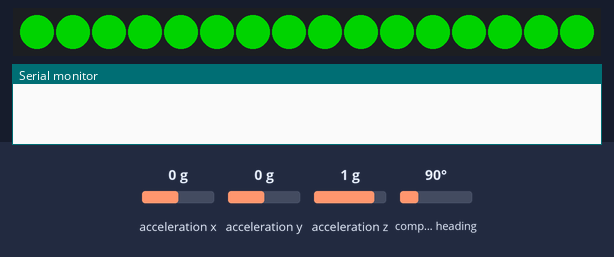
A sketch run on a simulated Arduino Nano, built with avr-gcc and run on an emulated ATmega328P. Parts: 16 RGB LEDs in strip order, left to right, the last lines printed to the serial monitor. The test bench sets the inputs (shaded band); at power-on: acceleration x 0 g, acceleration y 0 g, acceleration z 1 g, compass heading 90°. Dim RGB values are drawn brighter than linear.

Above: at 0.1 s.
At 0.79 s:
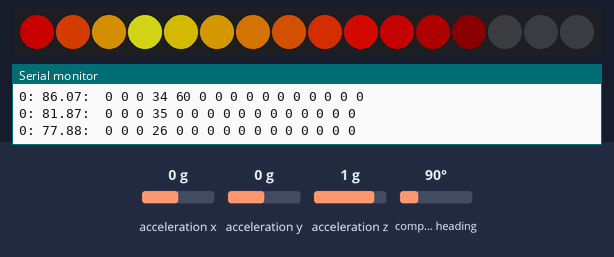
At 1.55 s:
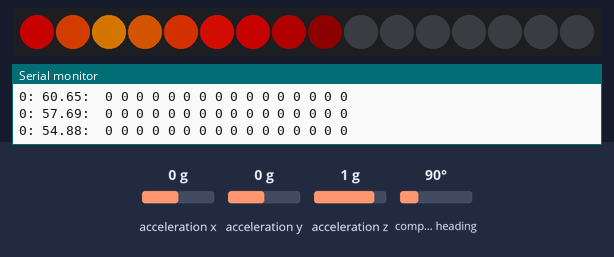
At 2.74 s:
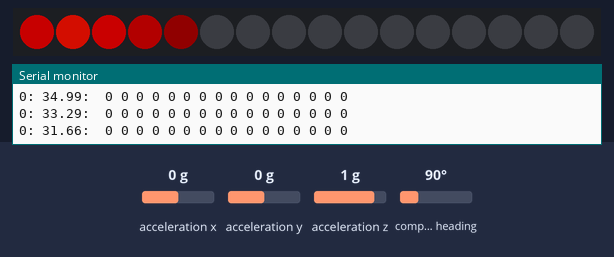
At 3.92 s:
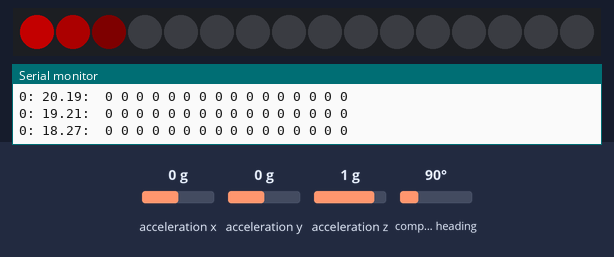
At 6.3 s:
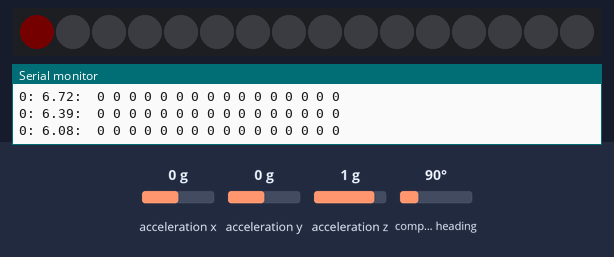

The sketch:

lightboots.ino
```cpp
#include <Wire.h>
#include <Adafruit_Sensor.h>
#include <Adafruit_BNO055.h>
#include <utility/imumaths.h>
#include <stdlib.h>
#include <math.h>
#include "FastLED.h"

/* Set the delay between fresh samples */
uint16_t BNO055_SAMPLERATE_DELAY_MS = 100;

// BNO055 accelerometer module
Adafruit_BNO055 bno = Adafruit_BNO055(55, 0x28);

#define NUM_LEDS 16
CRGB leds[NUM_LEDS];

// todo: there are bugs that assume temperature is always 0-100
#define MAX_TEMPERATURE 100
#define MIN_TEMPERATURE 0
double temperature = MAX_TEMPERATURE;
double ambient = MIN_TEMPERATURE;
double k = 0.5; // rate of cooling, higher is faster

#define RED_THRESHOLD 25
#define ORANGE_THRESHOLD 50
#define YELLOW_THRESHOLD 75
#define WHITE_THRESHOLD 100
#define HOTNESS_RATIO 0.3  // how far along the strip is the hottest point of the flame

#define BRIGHTNESS 0.5
#define SENSITIVITY 0.5  // how much to react to acceleration


void setup(void)
{
    Serial.begin(115200);
    FastLED.addLeds<NEOPIXEL, 6>(leds, NUM_LEDS);

    flash_green();

    /* Initialise the sensor */
    if (!bno.begin())
    {
        /* There was a problem detecting the BNO055 ... check your connections */
        Serial.print("Ooops, no BNO055 detected ... Check your wiring or I2C ADDR!");
        while (1);
    }
}

void loop(void)
{
    sensors_event_t linearAccelData;
    bno.getEvent(&linearAccelData, Adafruit_BNO055::VECTOR_LINEARACCEL);

    // just add up all the linear acceleration we're seeing
    int total_data = abs(linearAccelData.acceleration.x) + abs(linearAccelData.acceleration.y) + abs(linearAccelData.acceleration.x);
    Serial.print(total_data);
    Serial.print(": ");

    // do some cooling
    temperature = ambient + (temperature * exp( -1 * k * BNO055_SAMPLERATE_DELAY_MS / 1000));

    // do some heating
    temperature += int(total_data * SENSITIVITY);

    // apply thresholds
    temperature = max(MIN_TEMPERATURE, min(temperature, MAX_TEMPERATURE));

    Serial.print(temperature);
    Serial.print(": ");

    // "hottest point" depends on temperature, it's higher as it's hotter
    double hottest_point = temperature * HOTNESS_RATIO;

    double flame_height = double(temperature);

    for(int i=0; i<NUM_LEDS; i++){
        // calculate the temperature of this point in the flame
        // +1 otherwise the lowest LED is always off
        double flame_part = double(i+1) / double(NUM_LEDS+1) * 100.0;
        double led_temperature;

        if (flame_part < hottest_point)
        {
            led_temperature = flame_part / hottest_point * temperature;
        }
        else
        {
            led_temperature = temperature - ((flame_part - hottest_point) / (flame_height - hottest_point) * temperature);
        }

        led_temperature = max(MIN_TEMPERATURE, min(led_temperature, MAX_TEMPERATURE));

        // colour the LED based on the temperature of this point in the flame
        leds[i].setRGB(int(red_value(led_temperature) * BRIGHTNESS),
                int(green_value(led_temperature) * BRIGHTNESS),
                int(blue_value(led_temperature) * BRIGHTNESS));

        Serial.print(" ");
        Serial.print(blue_value(led_temperature));
    }

    Serial.println();

    FastLED.show();

    delay(BNO055_SAMPLERATE_DELAY_MS);
}


void flash_green()
{
    for(int i=0;i<NUM_LEDS;i++)
    {
        leds[i].setRGB(0,127,0);
    }
    FastLED.show();
    delay(300);

    for(int i=0;i<NUM_LEDS;i++)
    {
        leds[i].setRGB(0,0,0);
    }
    FastLED.show();
}

int red_value(double temperature)
{
    if (temperature > RED_THRESHOLD) return 255;
    return int(temperature / RED_THRESHOLD * 255);
}

int green_value(double temperature)
{
    if (temperature < RED_THRESHOLD) return 0;
    if (temperature > YELLOW_THRESHOLD) return 255;
    return (temperature - RED_THRESHOLD) / (YELLOW_THRESHOLD - RED_THRESHOLD) * 255;
}

int blue_value(double temperature)
{
    if (temperature < YELLOW_THRESHOLD) return 0;
    return (temperature - YELLOW_THRESHOLD) / (WHITE_THRESHOLD - YELLOW_THRESHOLD) * 255;
}
```
